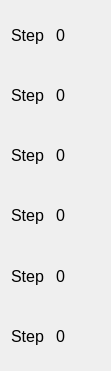
                    <widget class="QWidget" name="layoutWidget">
                        <property name="geometry">
                            <rect>
                                <x>230</x>
                                <y>40</y>
                                <width>111</width>
                                <height>371</height>
                            </rect>
                        </property>
                        <property name="font">
                            <font>
                                <pointsize>15</pointsize>
                            </font>
                        </property>
                        <layout class="QVBoxLayout" name="VStepDir">
                            <property name="spacing">
                                <number>12</number>
                            </property>
                            <item>
                                <layout class="QHBoxLayout" name="horizontalLayout_25">
                                    <item>
                                        <widget class="QLabel" name="Step1_direct">
                                            <property name="sizePolicy">
                                                <sizepolicy hsizetype="Fixed" vsizetype="Preferred">
                                                    <horstretch>0</horstretch>
                                                    <verstretch>0</verstretch>
                                                </sizepolicy>
                                            </property>
                                            <property name="font">
                                                <font>
                                                    <pointsize>12</pointsize>
                                                </font>
                                            </property>
                                            <property name="text">
                                                <string>Step</string>
                                            </property>
                                        </widget>
                                    </item>
                                    <item>
                                        <widget class="QLabel" name="passi1_direct">
                                            <property name="font">
                                                <font>
                                                    <pointsize>12</pointsize>
                                                </font>
                                            </property>
                                            <property name="text">
                                                <string>0</string>
                                            </property>
                                        </widget>
                                    </item>
                                </layout>
                            </item>
                            <item>
                                <layout class="QHBoxLayout" name="horizontalLayout_26">
                                    <item>
                                        <widget class="QLabel" name="Step2_direct">
                                            <property name="sizePolicy">
                                                <sizepolicy hsizetype="Fixed" vsizetype="Preferred">
                                                    <horstretch>0</horstretch>
                                                    <verstretch>0</verstretch>
                                                </sizepolicy>
                                            </property>
                                            <property name="font">
                                                <font>
                                                    <pointsize>12</pointsize>
                                                </font>
                                            </property>
                                            <property name="text">
                                                <string>Step</string>
                                            </property>
                                        </widget>
                                    </item>
                                    <item>
                                        <widget class="QLabel" name="passi1_2_direct">
                                            <property name="font">
                                                <font>
                                                    <pointsize>12</pointsize>
                                                </font>
                                            </property>
                                            <property name="text">
                                                <string>0</string>
                                            </property>
                                        </widget>
                                    </item>
                                </layout>
                            </item>
                            <item>
                                <layout class="QHBoxLayout" name="horizontalLayout_27">
                                    <item>
                                        <widget class="QLabel" name="Step3_direct">
                                            <property name="sizePolicy">
                                                <sizepolicy hsizetype="Fixed" vsizetype="Preferred">
                                                    <horstretch>0</horstretch>
                                                    <verstretch>0</verstretch>
                                                </sizepolicy>
                                            </property>
                                            <property name="font">
                                                <font>
                                                    <pointsize>12</pointsize>
                                                </font>
                                            </property>
                                            <property name="text">
                                                <string>Step</string>
                                            </property>
                                        </widget>
                                    </item>
                                    <item>
                                        <widget class="QLabel" name="passi1_3_direct">
                                            <property name="font">
                                                <font>
                                                    <pointsize>12</pointsize>
                                                </font>
                                            </property>
                                            <property name="text">
                                                <string>0</string>
                                            </property>
                                        </widget>
                                    </item>
                                </layout>
                            </item>
                            <item>
                                <layout class="QHBoxLayout" name="horizontalLayout_28">
                                    <item>
                                        <widget class="QLabel" name="Step4_direct">
                                            <property name="sizePolicy">
                                                <sizepolicy hsizetype="Fixed" vsizetype="Preferred">
                                                    <horstretch>0</horstretch>
                                                    <verstretch>0</verstretch>
                                                </sizepolicy>
                                            </property>
                                            <property name="font">
                                                <font>
                                                    <pointsize>12</pointsize>
                                                </font>
                                            </property>
                                            <property name="text">
                                                <string>Step</string>
                                            </property>
                                        </widget>
                                    </item>
                                    <item>
                                        <widget class="QLabel" name="passi1_4_direct">
                                            <property name="font">
                                                <font>
                                                    <pointsize>12</pointsize>
                                                </font>
                                            </property>
                                            <property name="text">
                                                <string>0</string>
                                            </property>
                                        </widget>
                                    </item>
                                </layout>
                            </item>
                            <item>
                                <layout class="QHBoxLayout" name="horizontalLayout_29">
                                    <item>
                                        <widget class="QLabel" name="Step5_direct">
                                            <property name="sizePolicy">
                                                <sizepolicy hsizetype="Fixed" vsizetype="Preferred">
                                                    <horstretch>0</horstretch>
                                                    <verstretch>0</verstretch>
                                                </sizepolicy>
                                            </property>
                                            <property name="font">
                                                <font>
                                                    <pointsize>12</pointsize>
                                                </font>
                                            </property>
                                            <property name="text">
                                                <string>Step</string>
                                            </property>
                                        </widget>
                                    </item>
                                    <item>
                                        <widget class="QLabel" name="passi1_5_direct">
                                            <property name="font">
                                                <font>
                                                    <pointsize>12</pointsize>
                                                </font>
                                            </property>
                                            <property name="text">
                                                <string>0</string>
                                            </property>
                                        </widget>
                                    </item>
                                </layout>
                            </item>
                            <item>
                                <layout class="QHBoxLayout" name="horizontalLayout_30">
                                    <item>
                                        <widget class="QLabel" name="Step6_direct">
                                            <property name="sizePolicy">
                                                <sizepolicy hsizetype="Fixed" vsizetype="Preferred">
                                                    <horstretch>0</horstretch>
                                                    <verstretch>0</verstretch>
                                                </sizepolicy>
                                            </property>
                                            <property name="font">
                                                <font>
                                                    <pointsize>12</pointsize>
                                                </font>
                                            </property>
                                            <property name="text">
                                                <string>Step</string>
                                            </property>
                                        </widget>
                                    </item>
                                    <item>
                                        <widget class="QLabel" name="passi1_6_direct">
                                            <property name="font">
                                                <font>
                                                    <pointsize>12</pointsize>
                                                </font>
                                            </property>
                                            <property name="text">
                                                <string>0</string>
                                            </property>
                                        </widget>
                                    </item>
                                </layout>
                            </item>
                        </layout>
                    </widget>
